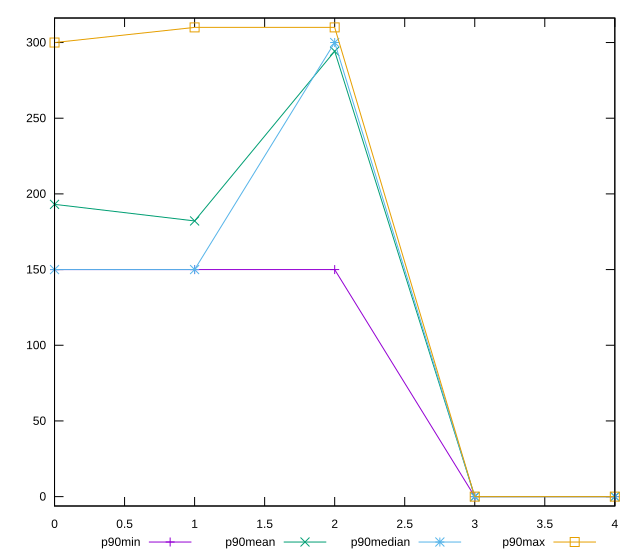

gnuplot code for this plot:
reset

$p90Min <<EOF
0 150
1 150
2 150
3 0
4 0
EOF

$p90Mean <<EOF
0 193.08510638297872
1 182.12765957446808
2 294.25531914893617
3 0
4 0
EOF

$p90Median <<EOF
0 150
1 150
2 300
3 0
4 0
EOF

$p90Max <<EOF
0 300
1 310
2 310
3 0
4 0
EOF

set key outside below
set xrange [0:4]
set yrange [-6.2:316.2]
set trange [-6.2:316.2]
set terminal svg size 640, 560 enhanced background rgb 'white'
set output "report_00018_2021-02-10T15-25-16.877Z/offscreen-images/progression/value.svg"

plot $p90Min title "p90min" with linespoints, \
     $p90Mean title "p90mean" with linespoints, \
     $p90Median title "p90median" with linespoints, \
     $p90Max title "p90max" with linespoints

reset
